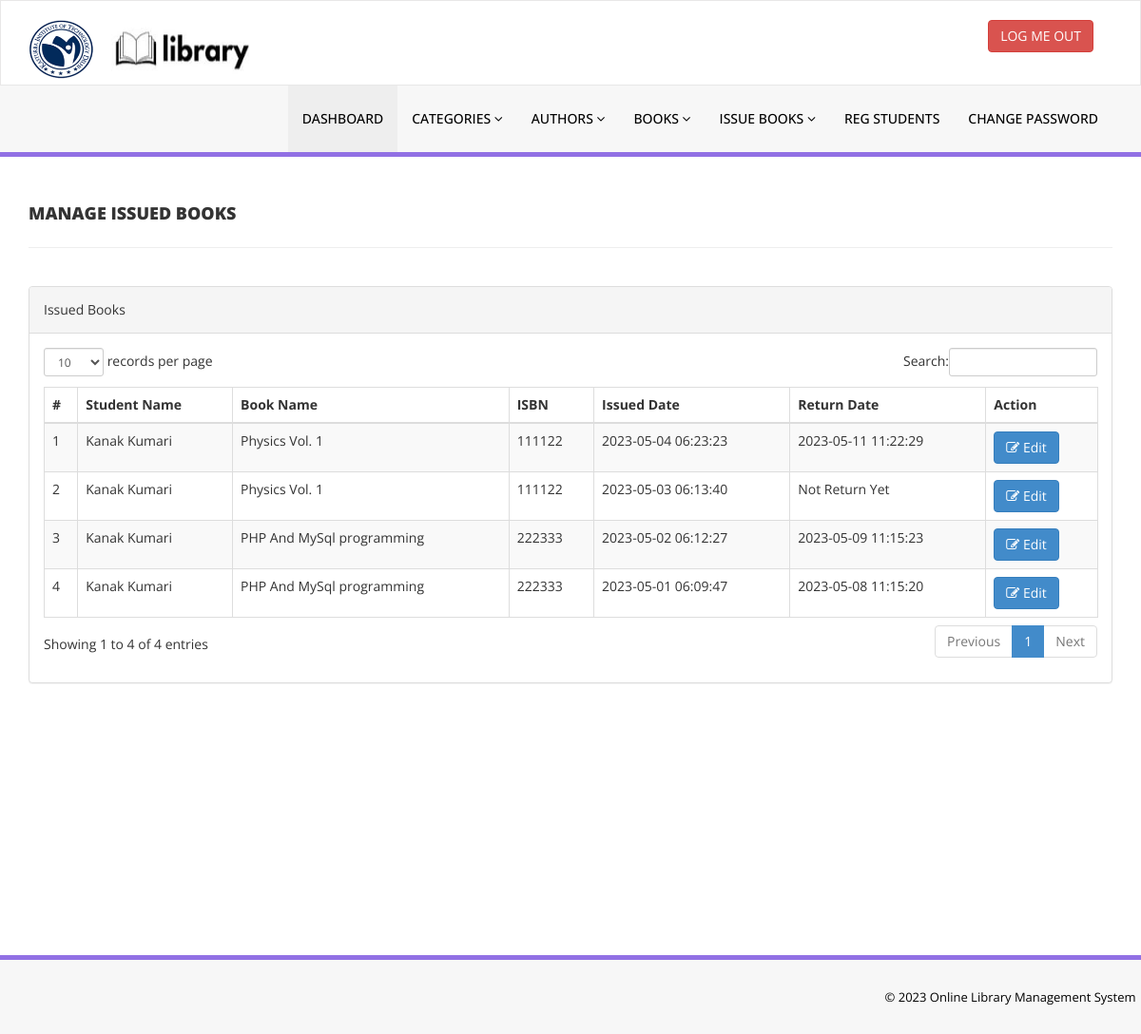
Screenshot of /admin/manage-issued-books.php (signed in) with the database file from the repository.
### tables this page shows
CREATE TABLE IF NOT EXISTS `tblissuedbookdetails` (
  `id` int(11) NOT NULL,
  `BookId` int(11) DEFAULT NULL,
  `StudentID` varchar(150) DEFAULT NULL,
  `IssuesDate` timestamp NULL DEFAULT CURRENT_TIMESTAMP,
  `ReturnDate` timestamp NULL DEFAULT NULL ON UPDATE CURRENT_TIMESTAMP,
  `RetrunStatus` int(1) NOT NULL,
  `fine` int(11) DEFAULT NULL
);

CREATE TABLE IF NOT EXISTS `tblstudents` (
  `id` int(11) NOT NULL,
  `StudentId` varchar(100) DEFAULT NULL,
  `FullName` varchar(120) DEFAULT NULL,
  `EmailId` varchar(120) DEFAULT NULL,
  `MobileNumber` char(11) DEFAULT NULL,
  `Password` varchar(120) DEFAULT NULL,
  `Status` int(1) DEFAULT NULL,
  `RegDate` timestamp NULL DEFAULT CURRENT_TIMESTAMP,
  `UpdationDate` timestamp NULL DEFAULT NULL ON UPDATE CURRENT_TIMESTAMP
);

CREATE TABLE IF NOT EXISTS `tblbooks` (
  `id` int(11) NOT NULL,
  `BookName` varchar(255) DEFAULT NULL,
  `CatId` int(11) DEFAULT NULL,
  `AuthorId` int(11) DEFAULT NULL,
  `ISBNNumber` int(11) DEFAULT NULL,
  `BookPrice` int(11) DEFAULT NULL,
  `RegDate` timestamp NULL DEFAULT CURRENT_TIMESTAMP,
  `UpdationDate` timestamp NULL DEFAULT NULL ON UPDATE CURRENT_TIMESTAMP
);

### admin/manage-issued-books.php (the view, shortened to what this page needs)
<?php
include('includes/config.php');
if(strlen($_SESSION['alogin'])==0)
    {
header('location:index.php');
}
else{
    ?>
<!DOCTYPE html>
<html xmlns="http://www.w3.org/1999/xhtml">
<head>
    <link href="assets/css/bootstrap.css" rel="stylesheet" />
    <link href="assets/css/font-awesome.css" rel="stylesheet" />
    <link href="assets/js/dataTables/dataTables.bootstrap.css" rel="stylesheet" />
    <link href="assets/css/style.css" rel="stylesheet" />
</head>
<body>
<?php include('includes/header.php');?>
    <div class="content-wrapper">
         <div class="container">
        <div class="row pad-botm">
            <div class="col-md-12">
                <h4 class="header-line">Manage Issued Books</h4>
    </div>
     <div class="row">
</div>
        </div>
            <div class="row">
                <div class="col-md-12">
                    <div class="panel panel-default">
                        <div class="panel-heading">
                          Issued Books
                        </div>
                        <div class="panel-body">
                            <div class="table-responsive">
                                <table class="table table-striped table-bordered table-hover" id="dataTables-example">
                                    <thead>
                                        <tr>
                                            <th>#</th>
                                            <th>Student Name</th>
                                            <th>Book Name</th>
                                            <th>ISBN </th>
                                            <th>Issued Date</th>
                                            <th>Return Date</th>
                                            <th>Action</th>
                                        </tr>
                                    </thead>
                                    <tbody>
<?php $sql = "SELECT tblstudents.FullName,tblbooks.BookName,tblbooks.ISBNNumber,tblissuedbookdetails.IssuesDate,tblissuedbookdetails.ReturnDate,tblissuedbookdetails.id as rid from  tblissuedbookdetails join tblstudents on tblstudents.StudentId=tblissuedbookdetails.StudentId join tblbooks on tblbooks.id=tblissuedbookdetails.BookId order by tblissuedbookdetails.id desc";
$query = $dbh -> prepare($sql);
$query->execute();
$results=$query->fetchAll(PDO::FETCH_OBJ);
$cnt=1;
if($query->rowCount() > 0)
{
foreach($results as $result)
{               ?>
                                        <tr class="odd gradeX">
                                            <td class="center"><?php echo htmlentities($cnt);?></td>
                                            <td class="center"><?php echo htmlentities($result->FullName);?></td>
                                            <td class="center"><?php echo htmlentities($result->BookName);?></td>
                                            <td class="center"><?php echo htmlentities($result->ISBNNumber);?></td>
                                            <td class="center"><?php echo htmlentities($result->IssuesDate);?></td>
                                            <td class="center"><?php if($result->ReturnDate=="")
                                            {
                                                echo htmlentities("Not Return Yet");
                                            } else {
                                            echo htmlentities($result->ReturnDate);
}
                                            ?></td>
                                            <td class="center">
                                            <a href="update-issue-bookdeails.php?rid=<?php echo htmlentities($result->rid);?>"><button class="btn btn-primary"><i class="fa fa-edit "></i> Edit</button>
                                            </td>
                                        </tr>
 <?php $cnt=$cnt+1;}} ?>
                                    </tbody>
                                </table>
                            </div>
                        </div>
                    </div>
                </div>
            </div>
    </div>
    </div>
  <?php include('includes/footer.php');?>
</body>
</html>
<?php } ?>

### admin/assets/css/style.css (style rules this page uses)
.content-wrapper { margin-top: 40px; min-height:800px; padding-bottom:90px; }
.header-line { font-weight:900; padding-bottom:25px; border-bottom:1px solid #eeeeee; text-transform:uppercase; }
.pad-botm { padding-bottom:30px; }

### rows the page displays
tblissuedbookdetails: tblstudents.FullName "Kanak Kumari", BookId.BookName "Physics Vol. 1", BookId.ISBNNumber "111122", IssuesDate "2023-05-04 06:23:23", ReturnDate "2023-05-11 11:22:29"
tblissuedbookdetails: tblstudents.FullName "Kanak Kumari", BookId.BookName "Physics Vol. 1", BookId.ISBNNumber "111122", IssuesDate "2023-05-03 06:13:40"
tblissuedbookdetails: tblstudents.FullName "Kanak Kumari", BookId.BookName "PHP And MySql programming", BookId.ISBNNumber "222333", IssuesDate "2023-05-02 06:12:27", ReturnDate "2023-05-09 11:15:23"
tblissuedbookdetails: tblstudents.FullName "Kanak Kumari", BookId.BookName "PHP And MySql programming", BookId.ISBNNumber "222333", IssuesDate "2023-05-01 06:09:47", ReturnDate "2023-05-08 11:15:20"
